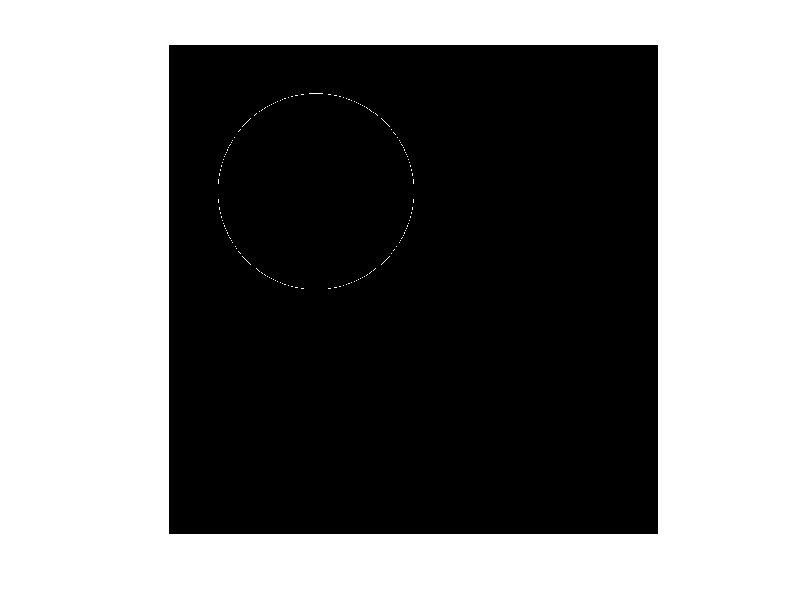

The MATLAB script that drew this image: (Note: this script raises an error after producing the figure.)
clc;
close all;
clear all;
r = 200;
t = 200 % threshhold
p = [300 300];
image = zeros(1000,1000);
p_squared = p(1,1)^2+p(1,2)^2
for i=1 : 1000
    for j=1 : 1000
        if (p(1,1)-i)^2 +(p(1,2)-j)^2 <= r^2+t && (p(1,1)-i)^2 +(p(1,2)-j)^2 >= r^2-t
            image(i, j) = 255;
        end
    end
end

figure,
imshow(image);
imsave
